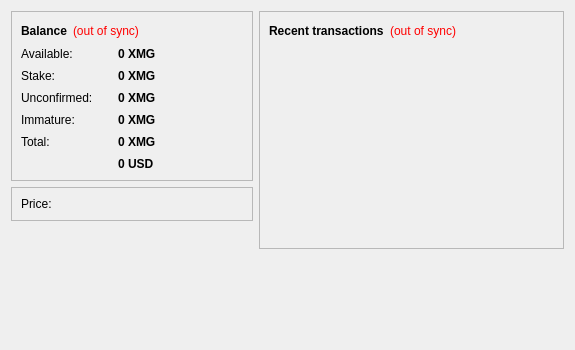
<?xml version="1.0" encoding="UTF-8"?>
<ui version="4.0">
 <class>OverviewPage</class>
 <widget class="QWidget" name="OverviewPage">
  <property name="geometry">
   <rect>
    <x>0</x>
    <y>0</y>
    <width>575</width>
    <height>350</height>
   </rect>
  </property>
  <property name="windowTitle">
   <string>Form</string>
  </property>
  <property name="styleSheet">
   <string notr="true">#OverviewPage { color: #464747; }</string>
  </property>
  <layout class="QGridLayout" name="gridLayout">
   <item row="0" column="0">
    <layout class="QHBoxLayout" name="horizontalLayout_3" stretch="1,1">
     <item>
      <layout class="QVBoxLayout" name="verticalLayout_2">
       <item>
        <widget class="QFrame" name="frameBalance">
         <property name="sizePolicy">
          <sizepolicy hsizetype="Preferred" vsizetype="Preferred">
           <horstretch>0</horstretch>
           <verstretch>0</verstretch>
          </sizepolicy>
         </property>
         <property name="styleSheet">
          <string notr="true"/>
         </property>
         <property name="frameShape">
          <enum>QFrame::StyledPanel</enum>
         </property>
         <property name="frameShadow">
          <enum>QFrame::Raised</enum>
         </property>
         <property name="lineWidth">
          <number>2</number>
         </property>
         <layout class="QVBoxLayout" name="verticalLayout_4">
          <item>
           <layout class="QHBoxLayout" name="horizontalLayout_4">
            <item>
             <widget class="QLabel" name="labelBalanceTitle">
              <property name="font">
               <font>
                <weight>75</weight>
                <bold>true</bold>
               </font>
              </property>
              <property name="styleSheet">
               <string notr="true"/>
              </property>
              <property name="text">
               <string>Balance</string>
              </property>
             </widget>
            </item>
            <item>
             <widget class="QLabel" name="labelWalletStatus">
              <property name="toolTip">
               <string>The displayed information may be out of date. Your wallet automatically synchronizes with the Magi network after a connection is established, but this process has not completed yet.</string>
              </property>
              <property name="styleSheet">
               <string notr="true">QLabel { color: red; }</string>
              </property>
              <property name="text">
               <string notr="true">(out of sync)</string>
              </property>
              <property name="alignment">
               <set>Qt::AlignLeading|Qt::AlignLeft|Qt::AlignVCenter</set>
              </property>
             </widget>
            </item>
            <item>
             <spacer name="horizontalSpacer_2">
              <property name="orientation">
               <enum>Qt::Horizontal</enum>
              </property>
              <property name="sizeHint" stdset="0">
               <size>
                <width>40</width>
                <height>20</height>
               </size>
              </property>
             </spacer>
            </item>
           </layout>
          </item>
          <item>
           <layout class="QFormLayout" name="formLayout_2">
            <property name="fieldGrowthPolicy">
             <enum>QFormLayout::AllNonFixedFieldsGrow</enum>
            </property>
            <property name="labelAlignment">
             <set>Qt::AlignLeading|Qt::AlignLeft|Qt::AlignVCenter</set>
            </property>
            <property name="horizontalSpacing">
             <number>12</number>
            </property>
            <property name="verticalSpacing">
             <number>8</number>
            </property>
            <item row="0" column="0">
             <widget class="QLabel" name="label">
              <property name="styleSheet">
               <string notr="true"/>
              </property>
              <property name="text">
               <string>Available:  </string>
              </property>
             </widget>
            </item>
            <item row="0" column="1">
             <widget class="QLabel" name="labelBalance">
              <property name="sizePolicy">
               <sizepolicy hsizetype="Preferred" vsizetype="Preferred">
                <horstretch>0</horstretch>
                <verstretch>0</verstretch>
               </sizepolicy>
              </property>
              <property name="font">
               <font>
                <weight>75</weight>
                <bold>true</bold>
               </font>
              </property>
              <property name="cursor">
               <cursorShape>IBeamCursor</cursorShape>
              </property>
              <property name="toolTip">
               <string>Your current balance</string>
              </property>
              <property name="styleSheet">
               <string notr="true"/>
              </property>
              <property name="text">
               <string notr="true">0 XMG</string>
              </property>
              <property name="textInteractionFlags">
               <set>Qt::LinksAccessibleByMouse|Qt::TextSelectableByKeyboard|Qt::TextSelectableByMouse</set>
              </property>
             </widget>
            </item>
            <item row="1" column="0">
             <widget class="QLabel" name="label_6">
              <property name="styleSheet">
               <string notr="true"/>
              </property>
              <property name="text">
               <string>Stake:</string>
              </property>
             </widget>
            </item>
            <item row="1" column="1">
             <widget class="QLabel" name="labelStake">
              <property name="sizePolicy">
               <sizepolicy hsizetype="Preferred" vsizetype="Preferred">
                <horstretch>0</horstretch>
                <verstretch>0</verstretch>
               </sizepolicy>
              </property>
              <property name="font">
               <font>
                <weight>75</weight>
                <bold>true</bold>
               </font>
              </property>
              <property name="cursor">
               <cursorShape>IBeamCursor</cursorShape>
              </property>
              <property name="toolTip">
               <string>Total of coins that was staked, and do not yet count toward the current balance</string>
              </property>
              <property name="styleSheet">
               <string notr="true"/>
              </property>
              <property name="text">
               <string notr="true">0 XMG</string>
              </property>
              <property name="textInteractionFlags">
               <set>Qt::LinksAccessibleByMouse|Qt::TextSelectableByKeyboard|Qt::TextSelectableByMouse</set>
              </property>
             </widget>
            </item>
            <item row="2" column="0">
             <widget class="QLabel" name="label_3">
              <property name="styleSheet">
               <string notr="true"/>
              </property>
              <property name="text">
               <string>Unconfirmed:    </string>
              </property>
             </widget>
            </item>
            <item row="2" column="1">
             <widget class="QLabel" name="labelUnconfirmed">
              <property name="sizePolicy">
               <sizepolicy hsizetype="Preferred" vsizetype="Preferred">
                <horstretch>0</horstretch>
                <verstretch>0</verstretch>
               </sizepolicy>
              </property>
              <property name="font">
               <font>
                <weight>75</weight>
                <bold>true</bold>
               </font>
              </property>
              <property name="cursor">
               <cursorShape>IBeamCursor</cursorShape>
              </property>
              <property name="toolTip">
               <string>Total of transactions that have yet to be confirmed, and do not yet count toward the current balance</string>
              </property>
              <property name="styleSheet">
               <string notr="true"/>
              </property>
              <property name="text">
               <string notr="true">0 XMG</string>
              </property>
              <property name="textInteractionFlags">
               <set>Qt::LinksAccessibleByMouse|Qt::TextSelectableByKeyboard|Qt::TextSelectableByMouse</set>
              </property>
             </widget>
            </item>
            <item row="3" column="0">
             <widget class="QLabel" name="labelImmatureText">
              <property name="styleSheet">
               <string notr="true"/>
              </property>
              <property name="text">
               <string>Immature:</string>
              </property>
             </widget>
            </item>
            <item row="3" column="1">
             <widget class="QLabel" name="labelImmature">
              <property name="sizePolicy">
               <sizepolicy hsizetype="Preferred" vsizetype="Preferred">
                <horstretch>0</horstretch>
                <verstretch>0</verstretch>
               </sizepolicy>
              </property>
              <property name="font">
               <font>
                <weight>75</weight>
                <bold>true</bold>
               </font>
              </property>
              <property name="toolTip">
               <string>Generated balance that has not yet matured</string>
              </property>
              <property name="styleSheet">
               <string notr="true"/>
              </property>
              <property name="text">
               <string notr="true">0 XMG</string>
              </property>
              <property name="textInteractionFlags">
               <set>Qt::LinksAccessibleByMouse|Qt::TextSelectableByKeyboard|Qt::TextSelectableByMouse</set>
              </property>
             </widget>
            </item>
            <item row="4" column="0">
             <widget class="QLabel" name="labelTotalText">
              <property name="styleSheet">
               <string notr="true"/>
              </property>
              <property name="text">
               <string>Total:</string>
              </property>
             </widget>
            </item>
            <item row="4" column="1">
             <widget class="QLabel" name="labelTotal">
              <property name="sizePolicy">
               <sizepolicy hsizetype="Preferred" vsizetype="Preferred">
                <horstretch>0</horstretch>
                <verstretch>0</verstretch>
               </sizepolicy>
              </property>
              <property name="font">
               <font>
                <weight>75</weight>
                <bold>true</bold>
               </font>
              </property>
              <property name="toolTip">
               <string>Total includes: balance, stake and unconfirmed values</string>
              </property>
              <property name="styleSheet">
               <string notr="true"/>
              </property>
              <property name="text">
               <string>0 XMG</string>
              </property>
              <property name="textInteractionFlags">
               <set>Qt::LinksAccessibleByMouse|Qt::TextSelectableByKeyboard|Qt::TextSelectableByMouse</set>
              </property>
             </widget>
            </item>
            <item row="5" column="1">
             <widget class="QLabel" name="labelTotalInUSD">
              <property name="sizePolicy">
               <sizepolicy hsizetype="Preferred" vsizetype="Preferred">
                <horstretch>0</horstretch>
                <verstretch>0</verstretch>
               </sizepolicy>
              </property>
              <property name="font">
               <font>
                <weight>75</weight>
                <bold>true</bold>
               </font>
              </property>
              <property name="toolTip">
               <string>Total balance in USD</string>
              </property>
              <property name="styleSheet">
               <string notr="true"/>
              </property>
              <property name="text">
               <string>0 USD</string>
              </property>
              <property name="textInteractionFlags">
               <set>Qt::LinksAccessibleByMouse|Qt::TextSelectableByKeyboard|Qt::TextSelectableByMouse</set>
              </property>
             </widget>
            </item>
           </layout>
          </item>
         </layout>
        </widget>
       </item>
       <item>
        <widget class="QFrame" name="framePrice">
         <property name="sizePolicy">
          <sizepolicy hsizetype="Preferred" vsizetype="Preferred">
           <horstretch>0</horstretch>
           <verstretch>0</verstretch>
          </sizepolicy>
         </property>
         <property name="styleSheet">
          <string notr="true"/>
         </property>
         <property name="frameShape">
          <enum>QFrame::StyledPanel</enum>
         </property>
         <property name="frameShadow">
          <enum>QFrame::Raised</enum>
         </property>
         <property name="lineWidth">
          <number>2</number>
         </property>
         <layout class="QVBoxLayout" name="verticalLayout_5">
          <item>
           <layout class="QFormLayout" name="formLayout_3">
            <property name="fieldGrowthPolicy">
             <enum>QFormLayout::AllNonFixedFieldsGrow</enum>
            </property>
            <property name="labelAlignment">
             <set>Qt::AlignLeading|Qt::AlignLeft|Qt::AlignVCenter</set>
            </property>
            <property name="horizontalSpacing">
             <number>10</number>
            </property>
            <property name="verticalSpacing">
             <number>8</number>
            </property>
            <item row="0" column="0">
             <widget class="QLabel" name="labelPriceText">
              <property name="maximumSize">
               <size>
                <width>110</width>
                <height>16777215</height>
               </size>
              </property>
              <property name="styleSheet">
               <string notr="true"/>
              </property>
              <property name="text">
               <string>Price:                 </string>
              </property>
             </widget>
            </item>
           </layout>
          </item>
         </layout>
        </widget>
       </item>
       <item>
        <spacer name="verticalSpacer">
         <property name="orientation">
          <enum>Qt::Vertical</enum>
         </property>
         <property name="sizeHint" stdset="0">
          <size>
           <width>20</width>
           <height>40</height>
          </size>
         </property>
        </spacer>
       </item>
      </layout>
     </item>
     <item>
      <layout class="QVBoxLayout" name="verticalLayout_3">
       <item>
        <widget class="QFrame" name="frameTransactions">
         <property name="sizePolicy">
          <sizepolicy hsizetype="Preferred" vsizetype="Preferred">
           <horstretch>0</horstretch>
           <verstretch>0</verstretch>
          </sizepolicy>
         </property>
         <property name="styleSheet">
          <string notr="true"/>
         </property>
         <property name="frameShape">
          <enum>QFrame::StyledPanel</enum>
         </property>
         <property name="frameShadow">
          <enum>QFrame::Raised</enum>
         </property>
         <layout class="QVBoxLayout" name="verticalLayout">
          <item>
           <layout class="QHBoxLayout" name="horizontalLayout_2">
            <item>
             <widget class="QLabel" name="labelTransactionsTitle">
              <property name="styleSheet">
               <string notr="true"/>
              </property>
              <property name="text">
               <string>&lt;b&gt;Recent transactions&lt;/b&gt;</string>
              </property>
             </widget>
            </item>
            <item>
             <widget class="QLabel" name="labelTransactionsStatus">
              <property name="toolTip">
               <string>The displayed information may be out of date. Your wallet automatically synchronizes with the Magi network after a connection is established, but this process has not completed yet.</string>
              </property>
              <property name="styleSheet">
               <string notr="true">QLabel { color: red; }</string>
              </property>
              <property name="text">
               <string notr="true">(out of sync)</string>
              </property>
              <property name="alignment">
               <set>Qt::AlignRight|Qt::AlignTrailing|Qt::AlignVCenter</set>
              </property>
             </widget>
            </item>
            <item>
             <spacer name="horizontalSpacer">
              <property name="orientation">
               <enum>Qt::Horizontal</enum>
              </property>
              <property name="sizeHint" stdset="0">
               <size>
                <width>40</width>
                <height>20</height>
               </size>
              </property>
             </spacer>
            </item>
           </layout>
          </item>
          <item>
           <widget class="QListView" name="listTransactions">
            <property name="sizePolicy">
             <sizepolicy hsizetype="Preferred" vsizetype="Preferred">
              <horstretch>0</horstretch>
              <verstretch>0</verstretch>
             </sizepolicy>
            </property>
            <property name="minimumSize">
             <size>
              <width>285</width>
              <height>0</height>
             </size>
            </property>
            <property name="styleSheet">
             <string notr="true">QListView { background: transparent; }</string>
            </property>
            <property name="frameShape">
             <enum>QFrame::NoFrame</enum>
            </property>
            <property name="verticalScrollBarPolicy">
             <enum>Qt::ScrollBarAlwaysOff</enum>
            </property>
            <property name="horizontalScrollBarPolicy">
             <enum>Qt::ScrollBarAlwaysOff</enum>
            </property>
            <property name="selectionMode">
             <enum>QAbstractItemView::NoSelection</enum>
            </property>
           </widget>
          </item>
         </layout>
        </widget>
       </item>
       <item>
        <spacer name="verticalSpacer_2">
         <property name="orientation">
          <enum>Qt::Vertical</enum>
         </property>
         <property name="sizeHint" stdset="0">
          <size>
           <width>20</width>
           <height>40</height>
          </size>
         </property>
        </spacer>
       </item>
      </layout>
     </item>
    </layout>
   </item>
  </layout>
 </widget>
 <resources/>
 <connections/>
</ui>
